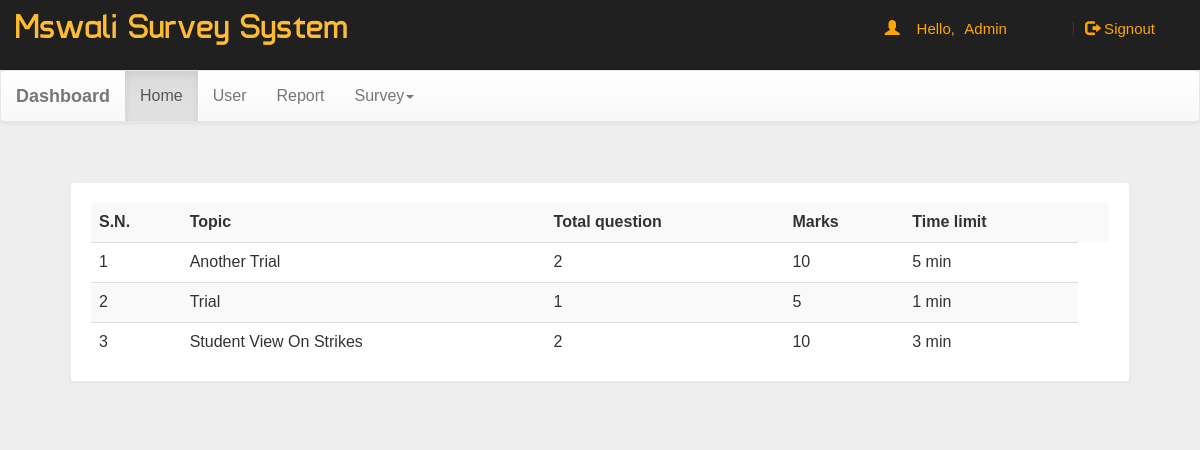
The app's page /dash.php?q=0 (signed in) with its own data.
### tables this page shows
CREATE TABLE IF NOT EXISTS `survey` (
  `eid` text NOT NULL,
  `title` varchar(100) NOT NULL,
  `sahi` int(11) NOT NULL,
  `wrong` int(11) NOT NULL,
  `total` int(11) NOT NULL,
  `time` bigint(20) NOT NULL,
  `intro` text NOT NULL,
  `tag` varchar(100) NOT NULL,
  `date` timestamp NOT NULL DEFAULT CURRENT_TIMESTAMP ON UPDATE CURRENT_TIMESTAMP
);

### dash.php (the view, shortened to what this page needs)
<!DOCTYPE html PUBLIC "-//W3C//DTD XHTML 1.0 Transitional//EN" "http://www.w3.org/TR/xhtml1/DTD/xhtml1-transitional.dtd">
<html xmlns="http://www.w3.org/1999/xhtml">
<head>
<link  rel="stylesheet" href="css/bootstrap.min.css"/>
 <link  rel="stylesheet" href="css/bootstrap-theme.min.css"/>
 <link rel="stylesheet" href="css/main.css">
 <link  rel="stylesheet" href="css/font.css">
</head>
<body  style="background:#eee;">
<div class="header">
<div class="row">
<div class="col-lg-6">
<span class="logo">Mswali Survey System</span></div>
<?php
 include_once 'dbConnection.php';
$email=$_SESSION['email'];
  if(!(isset($_SESSION['email']))){
header("location:index.php");
}
else
{
$name = $_SESSION['name'];
echo '<span class="pull-right top title1" ><span class="log1"><span class="glyphicon glyphicon-user" aria-hidden="true"></span>&nbsp;&nbsp;&nbsp;&nbsp;Hello,</span> <a class="log log1">'.$name.'</a>&nbsp;|&nbsp;<a href="logout.php?q=account.php" class="log"><span class="glyphicon glyphicon-log-out" aria-hidden="true"></span>&nbsp;Signout</button></a></span>';
}?>
</div></div>
<nav class="navbar navbar-default title1">
  <div class="container-fluid">
    <div class="navbar-header">
      <a class="navbar-brand" href="dash.php?q=0"><b>Dashboard</b></a>
    </div>
    <div class="collapse navbar-collapse" id="bs-example-navbar-collapse-1">
      <ul class="nav navbar-nav">
        <li <?php if(@$_GET['q']==0) echo'class="active"'; ?>><a href="dash.php?q=0">Home<span class="sr-only">(current)</span></a></li>
        <li <?php if(@$_GET['q']==1) echo'class="active"'; ?>><a href="dash.php?q=1">User</a></li>
		<li <?php if(@$_GET['q']==2) echo'class="active"'; ?>><a href="dash.php?q=2">Report</a></li>
        <li class="dropdown <?php if(@$_GET['q']==3 || @$_GET['q']==4) echo'active"'; ?>">
          <a href="#" class="dropdown-toggle" data-toggle="dropdown" role="button" aria-haspopup="true" aria-expanded="false">Survey<span class="caret"></span></a>
        </li>
      </ul>
          </div>
  </div>
</nav>
<div class="container">
<div class="row">
<div class="col-md-12">
<?php if(@$_GET['q']==0) {
$result = mysqli_query($con,"SELECT * FROM survey ORDER BY date DESC") or die('Error');
echo  '<div class="panel"><table class="table table-striped title1">
<tr><td><b>S.N.</b></td><td><b>Topic</b></td><td><b>Total question</b></td><td><b>Marks</b></td><td><b>Time limit</b></td><td></td></tr>';
$c=1;
while($row = mysqli_fetch_array($result)) {
	$title = $row['title'];
	$total = $row['total'];
	$sahi = $row['sahi'];
    $time = $row['time'];
	$eid = $row['eid'];
$q12=mysqli_query($con,"SELECT score FROM history WHERE eid='$eid' AND email='$email'" )or die('Error98');
$rowcount=mysqli_num_rows($q12);
if($rowcount == 0){
	echo '<tr><td>'.$c++.'</td><td>'.$title.'</td><td>'.$total.'</td><td>'.$sahi*$total.'</td><td>'.$time.'&nbsp;min</td></tr>';
}
}
echo '</table></div>';
}
?>
</div>
</div></div>
</body>
</html>

### css/main.css (style rules this page uses)
body { overflow-x:hidden; width:100%; font: 15px "Century Gothic", "Times Roman", sans-serif; background:#eee; min-height:550px; background-attachment:fixed; }
.panel { border-color:#eee; margin:40px; padding:20px; font: 15px "Century Gothic", "Times Roman", sans-serif; }
.header { background:#202020; height:70px; }
.logo { font-family:'typo'; font-size:35px; color:#ffbb33; margin:15px; }
.title1 { font: 16px "Century Gothic", "Times Roman", sans-serif; }
.top { margin-top:20px; }
.log1 { font: 15px 'Ubuntu', sans-serif; color:orange; margin-left:10px; }
.log { margin:10px; margin-right:60px; margin-left:5px; color:orange; text-decoration:none; font-size:20px; font-size:15px; }

### records on screen
survey: title "Another Trial", total "2", $sahi*$total "10", time "5"
survey: title "Trial", total "1", $sahi*$total "5", time "1"
survey: title "Student View On Strikes", total "2", $sahi*$total "10", time "3"

### other values on screen
$name "Admin"
